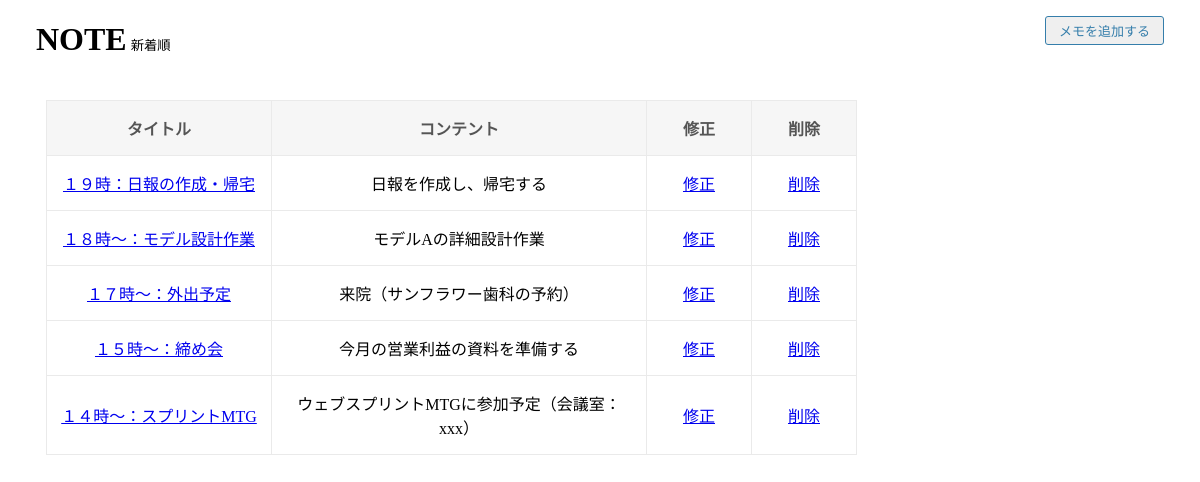
Before: /memos with the older database file.
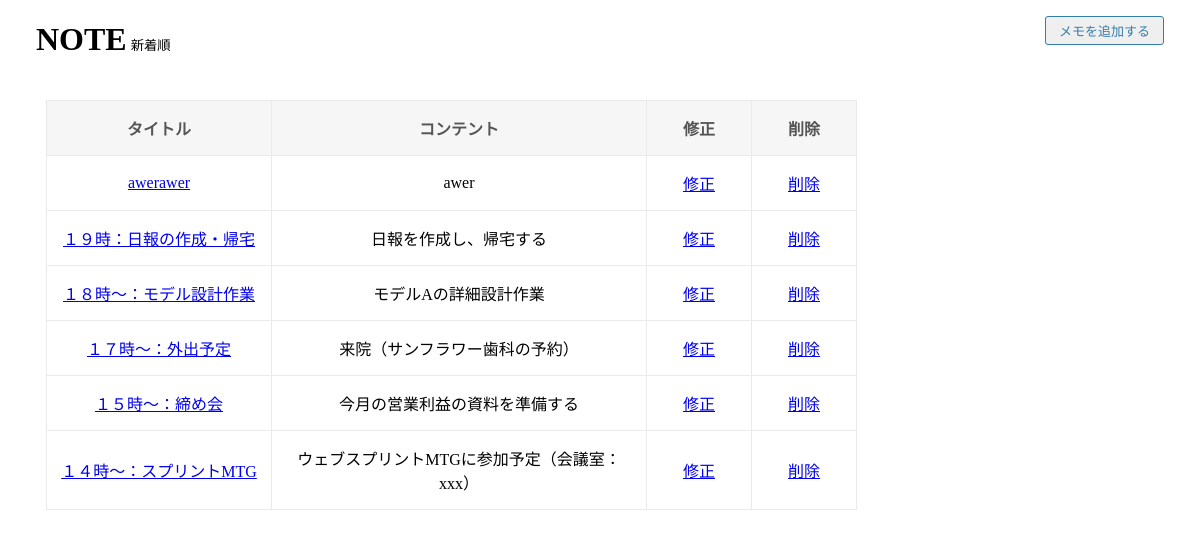
After: the same page with the newer database file.
### memo/models.py (models this page shows)
class Memo(models.Model):
    title = models.CharField(max_length=20)
    content = models.CharField(max_length=200)
    created_at = models.DateTimeField(auto_now_add=True)
    updated_at = models.DateTimeField(auto_now=True)

### memo/views.py (the view)
# urls.py: path('memos',memo_views.index,name='memos'),
def index(request):
    memos = Memo.objects.order_by('-updated_at')
    return render(request, 'index.html',  {'memos': memos})

### memo/templates/index.html (shortened to what this page needs)
<!DOCTYPE html>
<html>
  <head>
  </head>
  <body>
    <h1>NOTE</h1>
    <small>新着順</small>
    <p style='float:right;'>
        <a href="{% url 'new_memo' %}">
            <button type="button" class="navbar-btn">メモを追加する</button>
        </a>
    </p>
    <section>
    {% if memos %}
    <table bolder='1'>
        <tr>
            <th>タイトル</th>
            <th>コンテント</th>
            <th>修正</th>
            <th>削除</th>
        </tr>
        {% for memo in memos %}
        <tr>
            <td class="title"><a href="{% url 'memo' memokey=memo.pk %}">{{memo.title}}</a></td>
            <td class="content">{{memo.content}}</td>
            <td><a href="{% url 'modify_memo' memokey=memo.pk %}">修正</a></td>
            <td><a href="{% url 'delete_memo' memokey=memo.pk %}" onclick="return confirm('本当に削除してよろしいですか?')">削除</a></td>
        </tr>
        {% endfor %}
    </table>
    {% else %}
    <div>登録中のメモがありません。</div>
    {% endif %}
    </section>
  </body>
</html>

### memo/templates/index.html (style rules this page uses)
body { margin: 0 36px; }
table { table-layout: fixed; border-collapse: collapse; }
th, td { width: 80px; padding: 15px 12px; text-align: center; border: 1px solid #eaeaea; }
td.title { width: 200px; }
td.content { width: 350px; }
th { background: #f6f6f6; color: #555; }
h1, small { display: inline-block; }
.navbar-btn { display: inline-block; padding: 0.3em 1em; text-decoration: none; color: #357eab; border: solid 1px #357eab; border-radius: 3px; font-size: 13px; }
section { padding: 20px 10px; }

Changed rows visible on the page:
added Memo: title "awerawer", content "awer"
